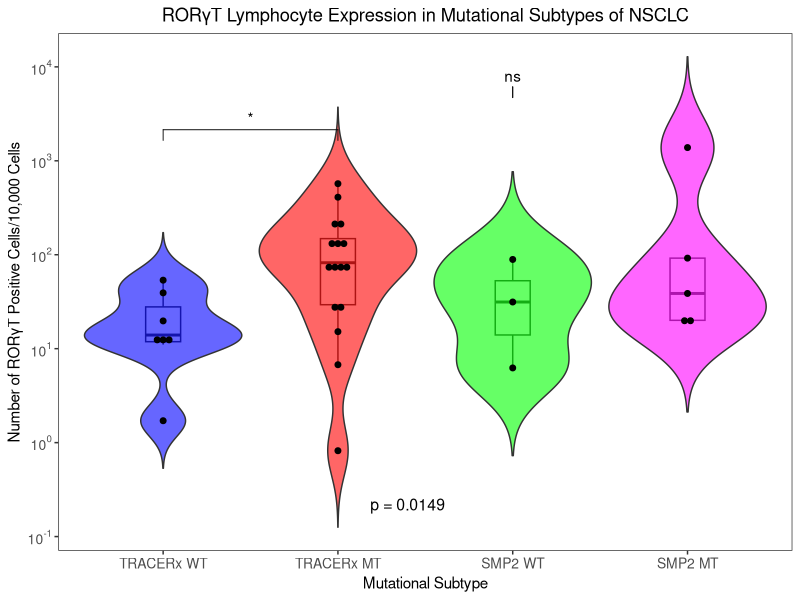

Recreate this plot in R.
## Analysis Script ##


# Change wd and load packages
setwd()

library(ggpubr)
library(ggplot2)
library(scales)


# Mann-Whitney U Test #

# Import CSV created in excel
mt_vs_wt_data <- read.csv("all_mt_vs_wt_smp2.csv")

# Subsetting dependent on if WT or MT
s_wt <- mt_vs_wt_data[mt_vs_wt_data$mutation == "TRACERx WT", ]
s_mt <- mt_vs_wt_data[mt_vs_wt_data$mutation == "TRACERx MT", ]

wt_rorgt <- s_wt$rorgt
mt_rorgt <- s_mt$rorgt

# Running the Mann-Whitney U Test ('wilcox.test')
stat_result <- wilcox.test(wt_rorgt, mt_rorgt)
stat_result
pVal_1 <- wilcox.test(wt_rorgt, mt_rorgt)$p.value
pVal_2 <- format(round(pVal_1, 4), nsmall = 4)
pVal_3 <- paste("p = ", pVal_2, sep = "")


# Violin Plot #

# Violin plot fill colours
cbcols <- c("TRACERx WT" = "#0000FF",
            "TRACERx MT" = "#FF0000",
            "SMP2 WT" = "#00FF00",
            "SMP2 MT" = "#FF00FF")

# Specifying the order of the groups (vs being alphabetised)
## List of comparisons for 'ggpubr' stats
mt_vs_wt_data$mutation <- factor(mt_vs_wt_data$mutation, levels = 
                                   c("TRACERx WT", "TRACERx MT", "SMP2 WT", "SMP2 MT"))
my_comparisons <- list(c("TRACERx WT", "TRACERx MT"), c("SMP2 WT", "SMP2 WT"))

# Violin plotting, stats and start export
cairo_pdf("./violin_1.pdf")
violin_1 <- ggplot(mt_vs_wt_data, aes(x = mutation, y = rorgt)) +
  geom_boxplot(alpha = 0.5, width = 0.2) + 
  geom_violin(trim = F, aes(mutation, fill = mutation),
              scale = "width", alpha = 0.6) +
  geom_dotplot(binaxis = "y", stackdir = "center", 
               dotsize = 0.5, color = "Black", fill = "Black") +
  scale_y_log10(breaks = trans_breaks("log10", function(x) 10^x),
                labels = trans_format("log10", math_format(10^.x))) +
  scale_fill_manual(values = cbcols) +
  labs(x = "Mutational Subtype", y = "Number of ROR\u03B3T Positive Cells/10,000 Cells") +
  theme_bw() +
  theme(axis.text = element_text(size = 10)) +
  theme(panel.grid.major = element_blank(), panel.grid.minor = element_blank()) +
  theme(legend.position = "none") + 
  ggtitle("ROR\u03B3T Lymphocyte Expression in Mutational Subtypes of NSCLC") +
  theme(plot.title = element_text(hjust = 0.5)) +
  stat_compare_means(comparisons = my_comparisons,
                     label = "p.signif", method = "wilcox.test") +
  annotate("text", label = pVal_3, x = 2.4, y = 0.22, size = 4)

# View plot and save
violin_1
dev.off()

